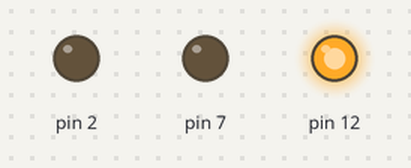
Bench run of a sketch on a simulated Arduino Uno, built with avr-gcc and run on an emulated ATmega328P. Shown: output pins drawn as LEDs (lit = HIGH).

Above: at 0.5 s.
At 1.5 s:
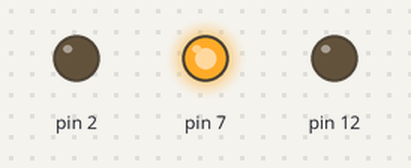
At 5.5 s:
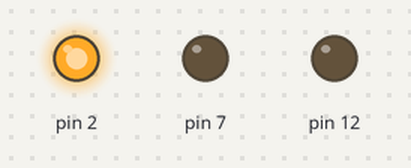
Timing chart, 0 to 6.9 s (numbered marks = the images above):
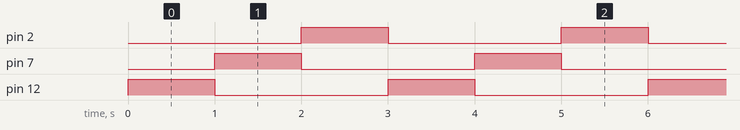

Measured:
- by itself, pin 2, pin 7, pin 12: alternates HIGH for 1.0 s and LOW for 2.0 s
- by itself, everything shown: repeats every 3.0 s, in 4 steps

The sketch:

s02.ino
```cpp
void setup() {
  pinMode(2, OUTPUT); //G
  pinMode(7, OUTPUT); //Y
  pinMode(12, OUTPUT); //R
}

void loop() {
  digitalWrite(12, HIGH);
  delay(1000);
  digitalWrite(12, LOW);
  digitalWrite(7, HIGH);
  delay(1000);
  digitalWrite(7, LOW);
  digitalWrite(2, HIGH);
  delay(1000);
  digitalWrite(2, LOW);
}
```
